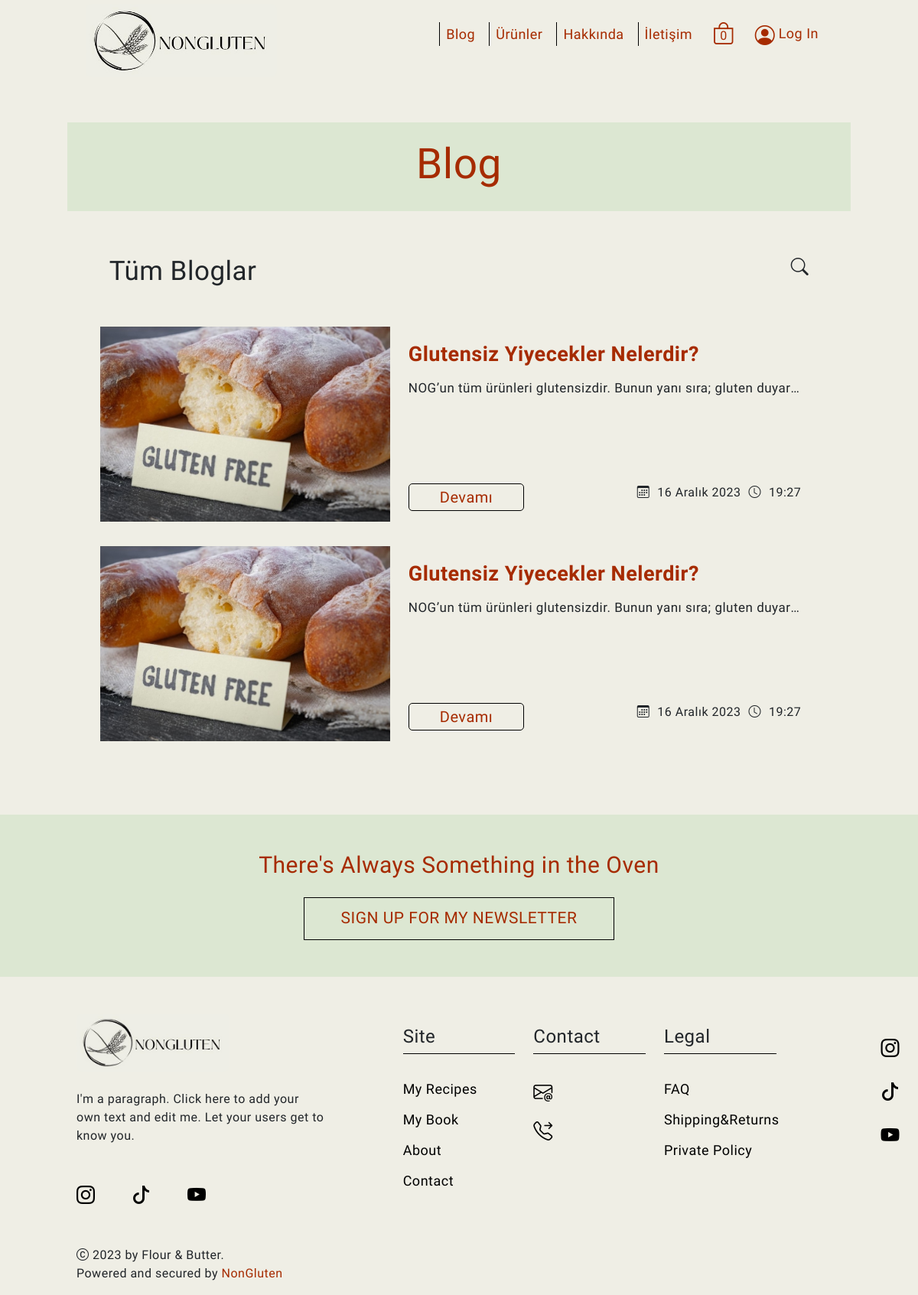
Before: /blog/ with the older database file.
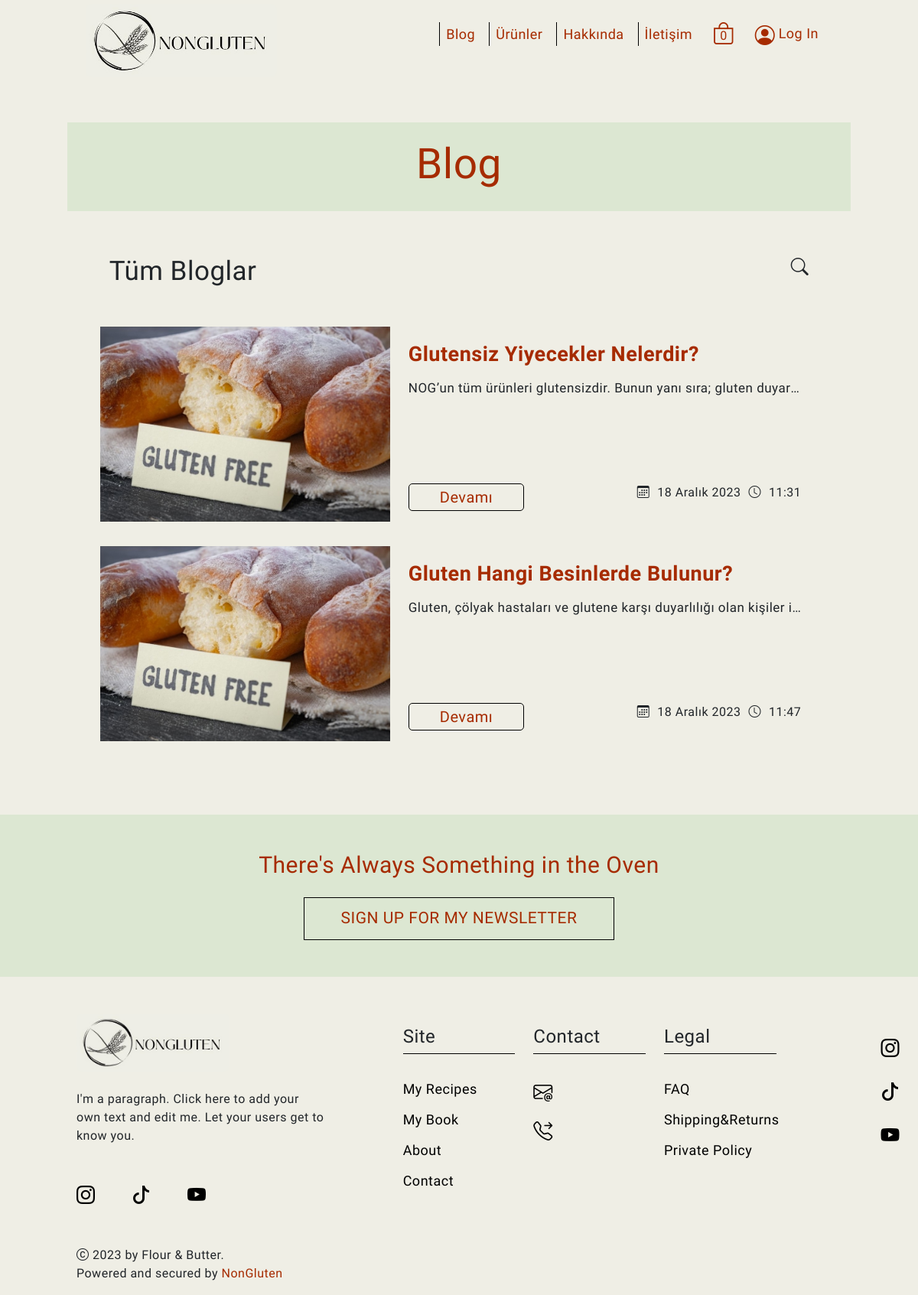
After: the same page with the newer database file.
### nonapp/models.py (models this page shows, shortened)
class Bloglar(models.Model):
    isim=models.CharField(max_length=200,verbose_name='Blog Başlığı')
    aciklama=models.TextField(max_length=1500,verbose_name='Blog Açıklaması')
    resim=models.FileField(upload_to='bloglar',verbose_name='Blog Resmi',null=True,blank=True)
    tarih=models.DateField(auto_now_add=True)
    saat=models.TimeField(auto_now_add=True)
    slug=models.SlugField(null=False,blank=True,unique=True,editable=False)

### nonapp/views.py (the view)
# urls.py: path('blog/',blog,name='blog'),
def blog(request):
    bloglar=Bloglar.objects.all()
    search=''
    if request.GET.get('search'):
        search=request.GET.get('search')
        bloglar=Bloglar.objects.filter(isim__icontains=search)
        if not bloglar:
            messages.warning(request,'Aradığınız Blog Bulunamadı!')
    context={
        'bloglar':bloglar
    }
    return render(request,'blog.html',context)

### templates/blog.html (shortened to what this page needs)
{% extends "index.html" %}
{% load static %}
    {% block content %}
    <section class="recipes">
        <div class="container">
            <div class="row recipes-baslik">
                <h1>Blog</h1>
            </div>
        </div>
        <div class="container recipes-section">
            <div class="row recipes-section-row">
                <div class="col-11">
                    <nav class="recipes-navbar">
                        <div class="row recipes-navbar-row">
                            <div class="col-md-4 recipes-navbar-col">
                                <div class="recipes-navbar-menu">
                                    <h4>Tüm Bloglar</h4>
                                </div>
                            </div>
                            <div class="col-md-6 recipes-navbar-right">
                                <div class="recipes-navbar-search">
                                    <div class="searchNow">
                                        <span class="searchNow-icon">
                                            <i class="bi bi-search"></i>
                                        </span>
                                    </div>
                                </div>
                            </div>
                        </div>
                    </nav>
                    <article class="recipes-article">
                        {% for i in bloglar %}
                        <div class="row recipes-article-card">
                            <div class="col-lg-5 recipes-article-img">
                                <img src="{{i.resim.url}}" alt="">
                            </div>
                            <div class="col-lg-7 recipes-article-col">
                                <div class="recipes-article-text">
                                    <div class="recipes-article-baslik">
                                        <h4>{{i.isim}}</h4>
                                        <div class="recipes-article-aciklama mt-3">
                                            <p>{{i.aciklama}}</p>
                                        </div>
                                    </div>
                                    <div class="recipes-article-altInfo">
                                        <div class="recipes-info-btn">
                                            <button>
                                                <a href="{% url 'blogDetay' i.slug %}">Devamı</a>
                                            </button>
                                        </div>
                                        <div class="recipes-date">
                                            <ul class="recipes-date-list">
                                                <li><i class="bi bi-calendar3"></i></li>
                                                <li>{{i.tarih}}</li>
                                                <li><i class="bi bi-clock"></i></li>
                                                <li>{{i.saat}}</li>
                                            </ul>
                                        </div>
                                    </div>
                                </div>
                            </div>
                        </div>
                        {% endfor %}
                    </article>
                </div>
            </div>
        </div>
    </section>
    {% endblock content %}

Changed rows visible on the page:
changed Bloglar "Glutensiz Yiyecekler Nelerdir?": tarih "16 Aralık 2023" → "18 Aralık 2023"; saat "19:27" → "11:31"
changed Bloglar: isim "Glutensiz Yiyecekler Nelerdir?" → "Gluten Hangi Besinlerde Bulunur?"; aciklama "NOG’un tüm ürünleri glutensizdir. Bunun yanı sıra; gluten duyar…" → "Gluten, çölyak hastaları ve glutene karşı duyarlılığı olan kişiler i…"; tarih "16 Aralık 2023" → "18 Aralık 2023"; saat "19:27" → "11:47"
